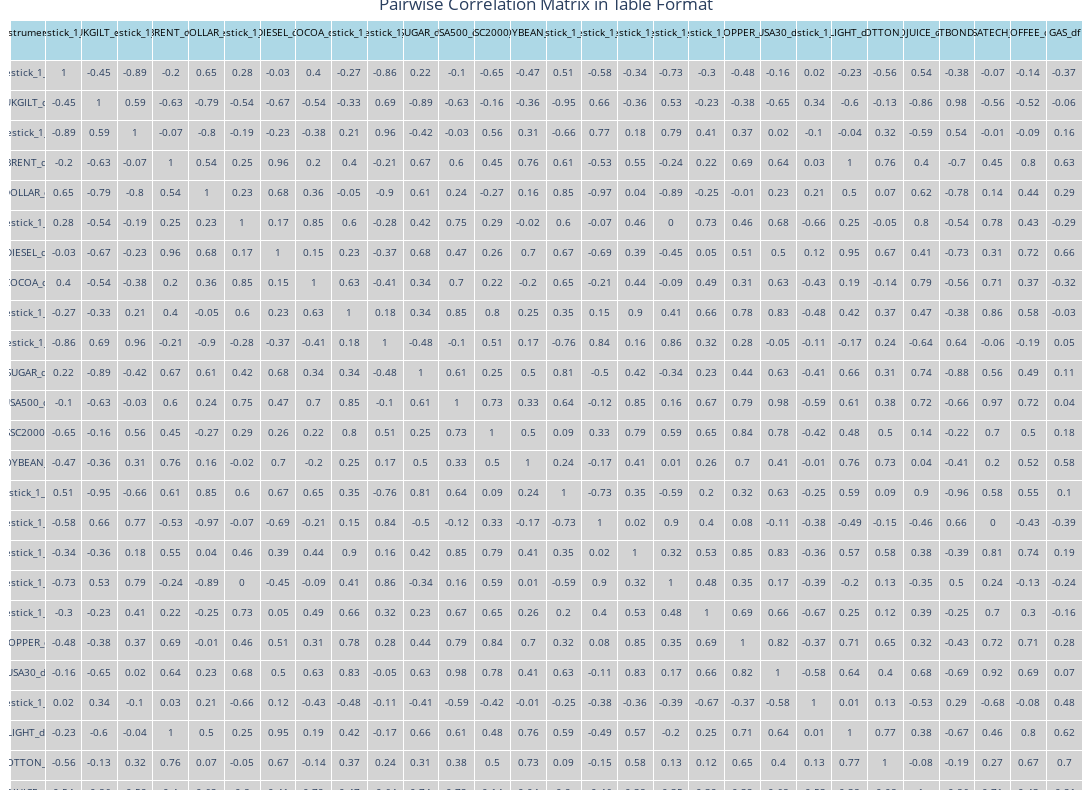

Source (notebook cell):
### Code cell
import plotly.graph_objects as go

# Create headers and rows for the table
header_values = ["Instruments"] + list(correlation_matrix.columns)
row_values = [correlation_matrix.index] + [correlation_matrix[col].round(2).tolist() for col in correlation_matrix.columns]

# Create the table with adjustments
fig = go.Figure(data=[go.Table(
    header=dict(values=header_values,
                fill_color='lightblue',
                align='center',
                font=dict(size=10, color='black'),
                height=40),  # Set header height for better readability
    cells=dict(values=row_values,
               fill_color='lightgray',
               align='center',
               font=dict(size=10),
               height=30))  # Set cell height for more space
])

# Update layout for more space and better readability
fig.update_layout(
    title="Pairwise Correlation Matrix in Table Format",
    title_x=0.5,
    width=1200,  # Increase width to accommodate more columns
    height=800,  # Increase height for better row spacing
    margin=dict(l=10, r=10, t=20, b=10)
)

# Show the plot
fig.show()

### Figure 1 — Plotly figure (JSON) as saved in the notebook; plotly's stock layout.template omitted (floating-point values rounded to 4 significant figures; data arrays with more than 128 entries replaced by an {"elided": "..."} marker saying what was removed)
{"data": [{"cells": {"align": "center", "fill": {"color": "lightgray"}, "font": {"size": 10}, "height": 30, "values": {"elided": "30x29 mixed values"}}, "header": {"align": "center", "fill": {"color": "lightblue"}, "font": {"color": "black", "size": 10}, "height": 40, "values": ["Instruments", "USDCAD_Candlestick_1_Hour_BID_01_df", "UKGILT_df", "AUDUSD_Candlestick_1_Hour_BID_01_df", "BRENT_df", "DOLLAR_df", "XAUUSD_Candlestick_1_Hour_BID_01_df", "DIESEL_df", "COCOA_df", "BTCUSD_Candlestick_1_Hour_BID_01_df", "NZDUSD_Candlestick_1_Hour_BID_01_df", "SUGAR_df", "USA500_df", "USSC2000_df", "SOYBEAN_df", "USDJPY_Candlestick_1_Hour_BID_01_df", "EURUSD_Candlestick_1_Hour_BID_01_df", "ETHUSD_Candlestick_1_Hour_BID_01_df", "GBPUSD_Candlestick_1_Hour_BID_01_df", "XAGUSD_Candlestick_1_Hour_BID_01_df", "COPPER_df", "USA30_df", "USDCHF_Candlestick_1_Hour_BID_01_df", "LIGHT_df", "COTTON_df", "OJUICE_df", "USTBOND_df", "USATECH_df", "COFFEE_df", "GAS_df"]}, "type": "table"}], "layout": {"height": 800, "margin": {"b": 10, "l": 10, "r": 10, "t": 20}, "title": {"text": "Pairwise Correlation Matrix in Table Format", "x": 0.5}, "width": 1200}}
